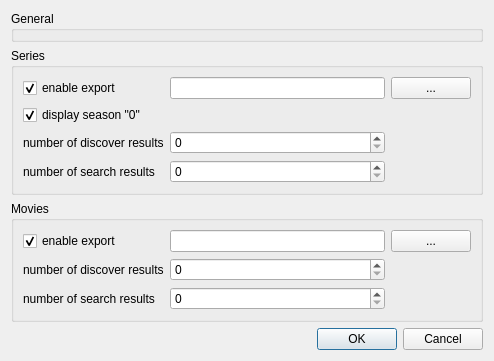
<?xml version="1.0" encoding="UTF-8"?>
<ui version="4.0">
 <class>cPreferences</class>
 <widget class="QDialog" name="cPreferences">
  <property name="geometry">
   <rect>
    <x>0</x>
    <y>0</y>
    <width>494</width>
    <height>317</height>
   </rect>
  </property>
  <property name="windowTitle">
   <string>Preferences</string>
  </property>
  <layout class="QGridLayout" name="gridLayout">
   <item row="0" column="0">
    <layout class="QVBoxLayout" name="verticalLayout">
     <item>
      <widget class="QGroupBox" name="groupBox">
       <property name="title">
        <string>General</string>
       </property>
      </widget>
     </item>
     <item>
      <widget class="QGroupBox" name="groupBox_2">
       <property name="title">
        <string>Series</string>
       </property>
       <layout class="QGridLayout" name="gridLayout_3">
        <item row="0" column="0">
         <layout class="QGridLayout" name="gridLayout_2">
          <item row="0" column="1">
           <widget class="QLineEdit" name="m_lpSeriesPath"/>
          </item>
          <item row="0" column="2">
           <widget class="QPushButton" name="m_lpSeriesPathSelect">
            <property name="text">
             <string>...</string>
            </property>
           </widget>
          </item>
          <item row="2" column="0">
           <widget class="QLabel" name="label">
            <property name="text">
             <string>number of discover results</string>
            </property>
           </widget>
          </item>
          <item row="0" column="0">
           <widget class="QCheckBox" name="m_lpExportSeries">
            <property name="text">
             <string>enable export</string>
            </property>
            <property name="checked">
             <bool>true</bool>
            </property>
           </widget>
          </item>
          <item row="2" column="1">
           <widget class="QSpinBox" name="m_lpDiscoverResultsSerie">
            <property name="maximum">
             <number>9999</number>
            </property>
           </widget>
          </item>
          <item row="1" column="0">
           <widget class="QCheckBox" name="m_lpDisplaySeason0">
            <property name="text">
             <string>display season &quot;0&quot;</string>
            </property>
            <property name="checked">
             <bool>true</bool>
            </property>
           </widget>
          </item>
          <item row="3" column="0">
           <widget class="QLabel" name="label_3">
            <property name="text">
             <string>number of search results</string>
            </property>
           </widget>
          </item>
          <item row="3" column="1">
           <widget class="QSpinBox" name="m_lpSearchResultsMovie">
            <property name="maximum">
             <number>9999</number>
            </property>
           </widget>
          </item>
         </layout>
        </item>
       </layout>
      </widget>
     </item>
     <item>
      <widget class="QGroupBox" name="groupBox_3">
       <property name="title">
        <string>Movies</string>
       </property>
       <layout class="QGridLayout" name="gridLayout_5">
        <item row="0" column="0">
         <layout class="QGridLayout" name="gridLayout_4">
          <item row="0" column="0">
           <widget class="QCheckBox" name="m_lpExportMovies">
            <property name="text">
             <string>enable export</string>
            </property>
            <property name="checked">
             <bool>true</bool>
            </property>
           </widget>
          </item>
          <item row="1" column="0">
           <widget class="QLabel" name="label_2">
            <property name="text">
             <string>number of discover results</string>
            </property>
           </widget>
          </item>
          <item row="1" column="1">
           <widget class="QSpinBox" name="m_lpDiscoverResultsMovie">
            <property name="maximum">
             <number>9999</number>
            </property>
           </widget>
          </item>
          <item row="0" column="2">
           <widget class="QPushButton" name="m_lpMoviesPathSelect">
            <property name="text">
             <string>...</string>
            </property>
           </widget>
          </item>
          <item row="0" column="1">
           <widget class="QLineEdit" name="m_lpMoviesPath"/>
          </item>
          <item row="2" column="0">
           <widget class="QLabel" name="label_4">
            <property name="text">
             <string>number of search results</string>
            </property>
           </widget>
          </item>
          <item row="2" column="1">
           <widget class="QSpinBox" name="m_lpSearchResultsSerie">
            <property name="maximum">
             <number>9999</number>
            </property>
           </widget>
          </item>
         </layout>
        </item>
       </layout>
      </widget>
     </item>
     <item>
      <widget class="QDialogButtonBox" name="buttonBox">
       <property name="orientation">
        <enum>Qt::Horizontal</enum>
       </property>
       <property name="standardButtons">
        <set>QDialogButtonBox::Cancel|QDialogButtonBox::Ok</set>
       </property>
      </widget>
     </item>
    </layout>
   </item>
  </layout>
 </widget>
 <resources/>
 <connections>
  <connection>
   <sender>buttonBox</sender>
   <signal>accepted()</signal>
   <receiver>cPreferences</receiver>
   <slot>accept()</slot>
   <hints>
    <hint type="sourcelabel">
     <x>248</x>
     <y>254</y>
    </hint>
    <hint type="destinationlabel">
     <x>157</x>
     <y>274</y>
    </hint>
   </hints>
  </connection>
  <connection>
   <sender>buttonBox</sender>
   <signal>rejected()</signal>
   <receiver>cPreferences</receiver>
   <slot>reject()</slot>
   <hints>
    <hint type="sourcelabel">
     <x>316</x>
     <y>260</y>
    </hint>
    <hint type="destinationlabel">
     <x>286</x>
     <y>274</y>
    </hint>
   </hints>
  </connection>
 </connections>
</ui>
